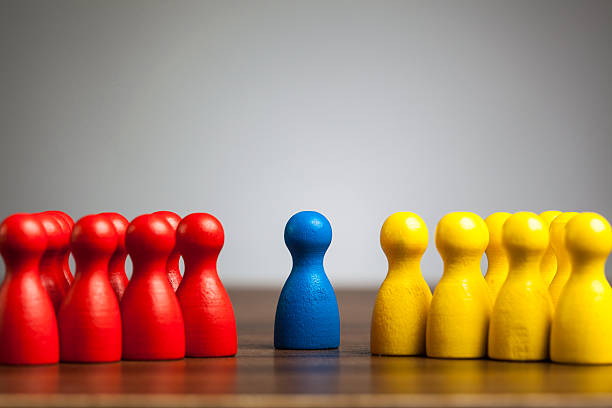
#> input picture Test.jpg, 612 x 408 px, given in place of the camera
$ python CammeraExample_0.py
#> lines starting #> are read from the running program, lines starting #| are printed output that depends on the picture
### visualization_tools/CollageMaker.py
import cv2
import numpy as np

class Collage:
    def __init__(self, org, size_x, size_y, image_list):
        """
        Initialize the Collage class.
        :param org: Original image (used as base canvas).
        :param size_x: Width of the collage.
        :param size_y: Height of the collage.
        :param image_list: List of images or nested lists of images.
        """
        self.org = org
        self.size_x = size_x
        self.size_y = size_y
        self.image_list = image_list

    def create_collage(self):
        """
        Create a collage based on the given image list.
        :return: Final collage image.
        """
        font = cv2.FONT_HERSHEY_SIMPLEX
        status = self.image_list[0]  # First element determines the layout ('v' or 'h')
        divisions = len(self.image_list) - 1  # Number of images to process

        # Create a blank canvas
        collage = np.zeros((self.size_y, self.size_x, 3), dtype=np.uint8)

        for i in range(1, len(self.image_list)):
            if status == 'v':
                # Vertical division
                sub_width = self.size_x // divisions
                sub_height = self.size_y

                img = self.image_list[i]
                if isinstance(img, list):
                    # If it's a nested list, recursively create a collage
                    sub_collage = Collage(collage, sub_width, sub_height, img).create_collage()
                    collage[:, (i - 1) * sub_width:i * sub_width] = cv2.resize(
                        sub_collage, (sub_width, sub_height))
                elif isinstance(img, tuple):
                    # Handle tuple: add text from the tuple
                    img, text = img
                    labeled_img = img.copy()
                    cv2.putText(labeled_img, text, (10, 30), font, 0.8, (255, 255, 255), 2, cv2.LINE_AA)
                    collage[:, (i - 1) * sub_width:i * sub_width] = cv2.resize(labeled_img, (sub_width, sub_height))
                elif isinstance(img, np.ndarray):
                    # Add the image to the correct section
                    collage[:, (i - 1) * sub_width:i * sub_width] = cv2.resize(img, (sub_width, sub_height))

            else:
                # Horizontal division
                sub_width = self.size_x
                sub_height = self.size_y // divisions

                img = self.image_list[i]
                if isinstance(img, list):
                    # If it's a nested list, recursively create a collage
                    sub_collage = Collage(collage, sub_width, sub_height, img).create_collage()
                    collage[(i - 1) * sub_height:i * sub_height, :] = cv2.resize(
                        sub_collage, (sub_width, sub_height))
                elif isinstance(img, tuple):
                    # Handle tuple: add text from the tuple
                    img, text = img
                    labeled_img = img.copy()
                    cv2.putText(labeled_img, text, (10, 30), font, 0.8, (255, 255, 255), 2, cv2.LINE_AA)
                    collage[(i - 1) * sub_height:i * sub_height, :] = cv2.resize(labeled_img, (sub_width, sub_height))
                elif isinstance(img, np.ndarray):
                    # Add the image to the correct section
                    collage[(i - 1) * sub_height:i * sub_height, :] = cv2.resize(img, (sub_width, sub_height))

        return collage

### CammeraExample_0.py
from visualization_tools.CollageMaker import Collage
import cv2
import numpy as np

if __name__ == "__main__":
    # Open camera for real-time capture
    cap = cv2.VideoCapture(0)

    if not cap.isOpened():
        raise Exception("Could not open the camera.")

    while True:
        ret, img_original = cap.read()
#> img_original is the input picture: shape (408, 612, 3); mean B, G, R 109.6, 133.7, 166.9
        if not ret:
            print("Failed to capture image from camera.")
            break

        # Generate RGB channels
        b, g, r = cv2.split(img_original)
        img_r = (cv2.merge([r, np.zeros_like(r), np.zeros_like(r)]), "Red Channel")
        img_g = (cv2.merge([np.zeros_like(g), g, np.zeros_like(g)]), "Green Channel")
        img_b = (cv2.merge([np.zeros_like(b), np.zeros_like(b), b]), "Blue Channel")

        # Convert to HSI (HSV in OpenCV)
        hsi_image = cv2.cvtColor(img_original, cv2.COLOR_BGR2HSV)
#> hsi_image: shape (408, 612, 3); mean H, S, V 65.6, 96.7, 172.4
        h, s, i = cv2.split(hsi_image)
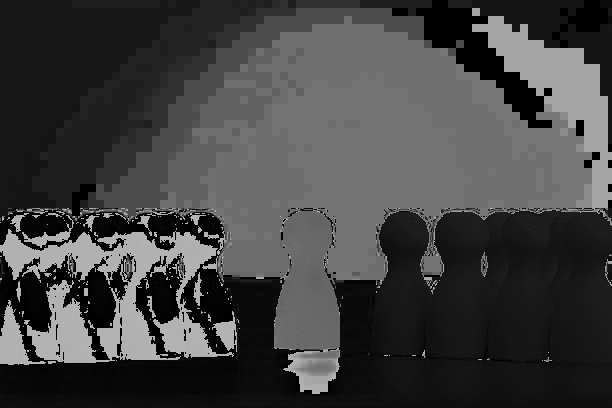
#> h: shape (408, 612); min 0, max 179, mean 65.6
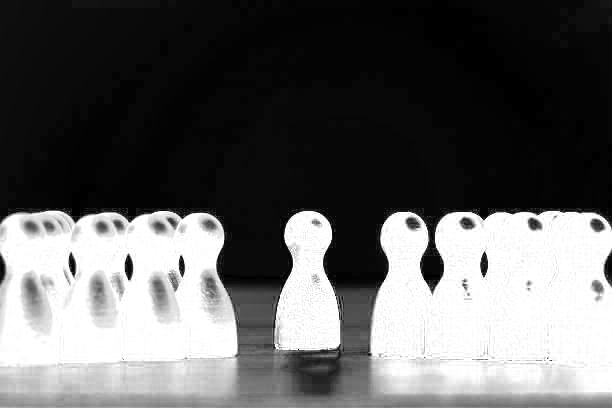
#> s: shape (408, 612); min 0, max 255, mean 96.7
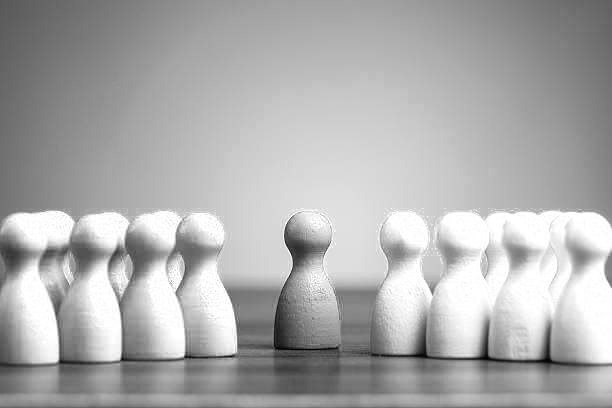
#> i: shape (408, 612); min 0, max 255, mean 172.4
        img_h = (cv2.applyColorMap(h, cv2.COLORMAP_JET), "Hue")
        img_s = (cv2.applyColorMap(s, cv2.COLORMAP_JET), "Saturation")
        img_i = (cv2.applyColorMap(i, cv2.COLORMAP_JET), "Intensity")

        # Create nested image list
        image_list = [
            'v',
            (img_original, "Original Image"),  # Original image
            [
                'h',
                [
                    'h', img_r, img_g, img_b  # RGB channels
                ],
                [
                    'h', img_h, img_s, img_i  # HSI components
                ]
            ]
        ]

        # Initialize collage
        size_x, size_y = 800, 600
        org = np.zeros((size_y, size_x, 3), dtype=np.uint8)
        collage = Collage(org, size_x, size_y, image_list).create_collage()
#> in __init__, `self.org = org`: self.org: shape (600, 800, 3); every value is 0
#> in __init__, `self.image_list = image_list`: self.image_list = 3 items
#> in create_collage, `status = self.image_list[0]  # First element determines the layout ('v..`: status = 'v'
#> in create_collage, `divisions = len(self.image_list) - 1`: divisions = 2
#> the loop in create_collage, `for i in range(1, len(self.image_list)):` made 2 passes
#> (sub_width, sub_height, text) on pass 2: (400, 100, 'Intensity')
#> (sub_width, sub_height, text) on pass 1: (400, 600, 'Original Image')
#> pass 2, in __init__ (call 2), `self.org = org`:
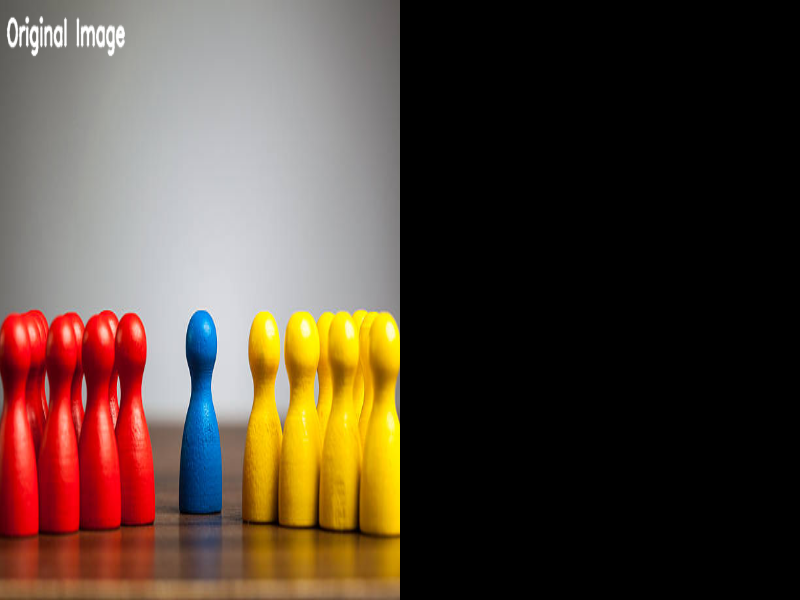
#> self.org: shape (600, 800, 3); mean of channels 0, 1, 2 55.2, 67.2, 83.8; drawn as B, G, R
#> pass 2, in create_collage (call 3), `img, text = img`:
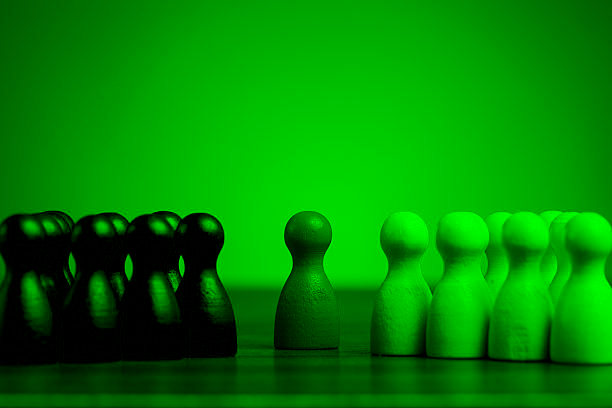
#> img: shape (408, 612, 3); mean B, G, R 0, 133.7, 0
#> after the loop in create_collage, `for i in range(1, len(self.image_list)):`:
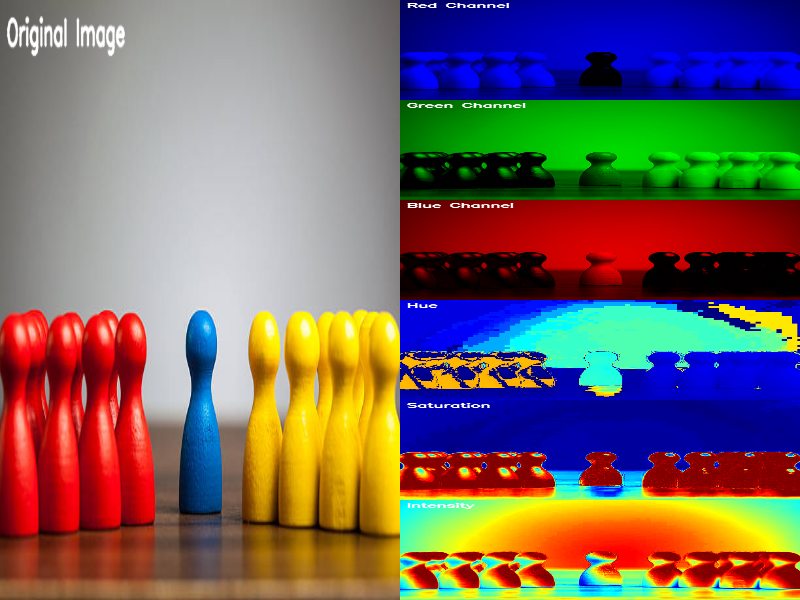
#> collage: shape (600, 800, 3); mean of channels 0, 1, 2 96.9, 103.3, 118.9; drawn as B, G, R
#> after the loop in create_collage, `for i in range(1, len(self.image_list)):`:
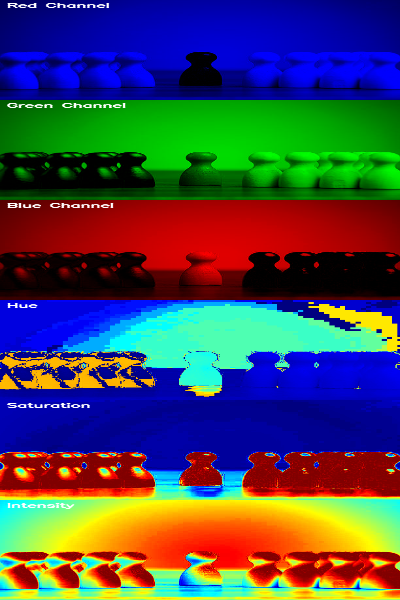
#> sub_collage: shape (600, 400, 3); mean of channels 0, 1, 2 83.3, 72.2, 70.2; drawn as B, G, R
#> after the loop in create_collage, `for i in range(1, len(self.image_list)):`: text = 'Original Image'

        # Display the collage
        cv2.imshow("Real-Time Collage", collage)

        # Exit on key press
        if cv2.waitKey(1) & 0xFF == ord('q'):
#> (key q is pressed here)
            break

    cap.release()
    cv2.destroyAllWindows()
